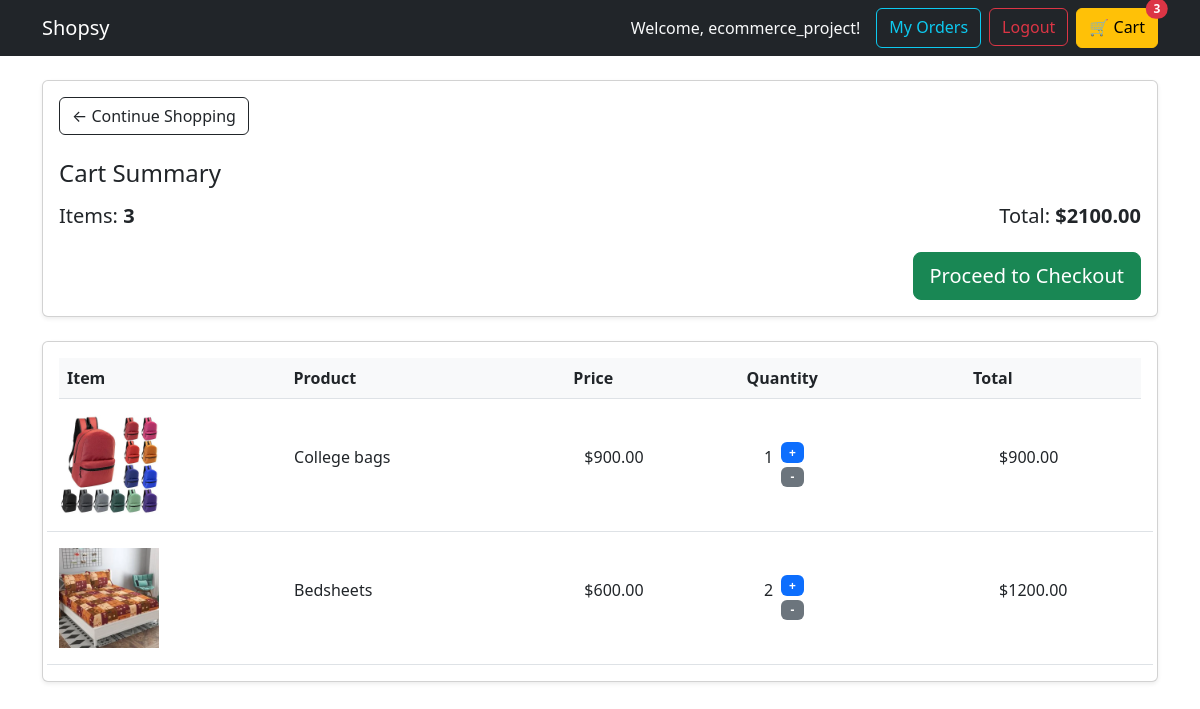
The app's page /register/cart/ (signed in), older data.
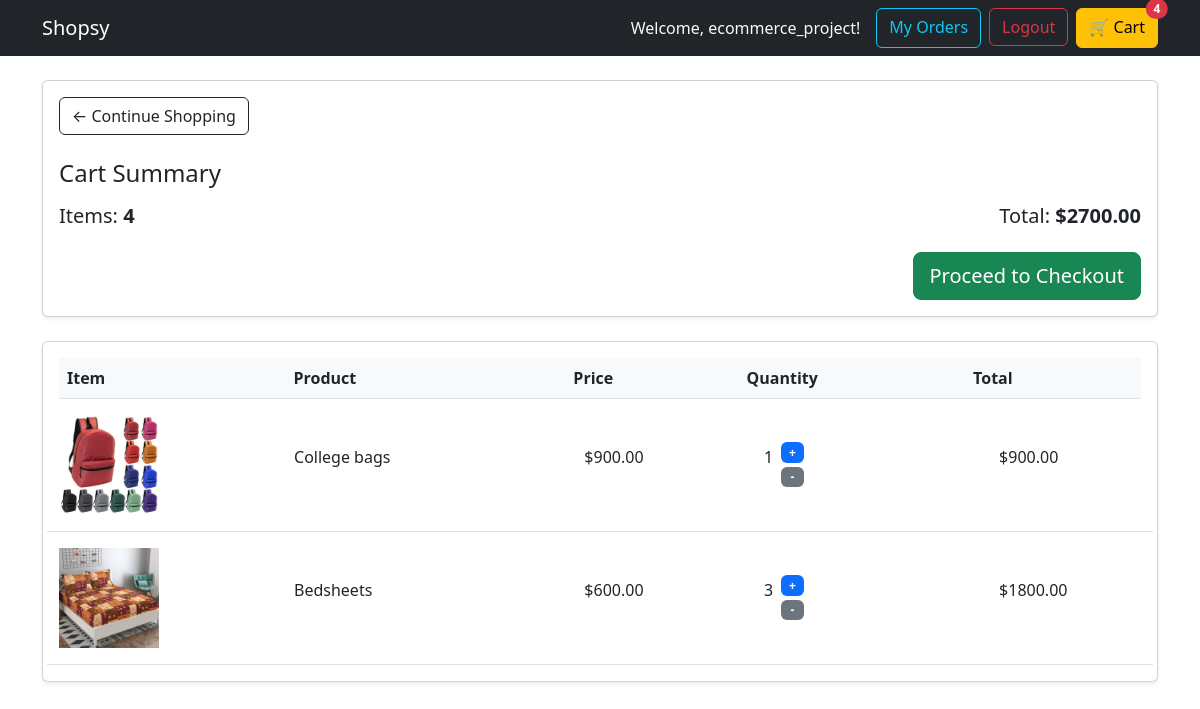
The same page, newer data.
### store/models.py (models this page shows, shortened)
class Order(models.Model):
    customer = models.ForeignKey(User, on_delete=models.SET_NULL, null=True, blank=True)
    date_ordered = models.DateTimeField(auto_now_add=True)
    complete = models.BooleanField(default=False) # False = Cart, True = Completed Order
    @property
    def get_cart_total(self):
        orderitems = self.orderitem_set.filter(product__isnull=False)
        return sum(item.get_total for item in orderitems)
    @property
    def get_cart_items(self):
        orderitems = self.orderitem_set.all()
        return sum(item.quantity for item in orderitems)

class OrderItem(models.Model):
    product = models.ForeignKey(Product, on_delete=models.SET_NULL, null=True)
    order = models.ForeignKey(Order, on_delete=models.SET_NULL, null=True)
    quantity = models.IntegerField(default=0, null=True, blank=True)
    date_added = models.DateTimeField(auto_now_add=True)
    @property
    def get_total(self):
        if self.product:  # ensure product exists
            return self.product.price * self.quantity
        return 0

class Product(models.Model):
    name = models.CharField(max_length=200)
    price = models.DecimalField(max_digits=7, decimal_places=2)
    description = models.TextField(blank=True, null=True)
    image = models.ImageField(upload_to='products/', blank=True, null=True)
    slug = models.SlugField(unique=True, null=True) # Used for clean URLs
    @property
    def imageURL(self):
        try:
            url = self.image.url
        except:
            url = ''
        return url

### store/views.py (the view)
# urls.py: path('cart/', views.cart, name="cart"),
def cart(request):
    data = cartData(request)
    context = {'items': data['items'], 'order': data['order'], 'cartItems': data['cartItems']}
    return render(request, 'store/cart.html', context)

### store/views.py (called while the page is built)
def cartData(request):
    if request.user.is_authenticated:
        customer = request.user
        order, created = Order.objects.get_or_create(customer=customer, complete=False)
        items = order.orderitem_set.all()
        cartItems = order.get_cart_items
    else:
        items = []
        order = {'get_cart_total': 0, 'get_cart_items': 0}
        cartItems = 0
    return {'cartItems': cartItems, 'order': order, 'items': items}

### store/templates/store/cart.html (shortened to what this page needs)
{% extends 'base.html' %}
{% load static %}
{% block content %}
<div class="row">
    <div class="col-lg-12">
        <div class="card shadow-sm mb-4">
            <div class="card-body">
                <a class="btn btn-outline-dark mb-4" href="{% url 'store' %}">&#x2190; Continue Shopping</a>
                <h4 class="mb-3">Cart Summary</h4>
                <div class="d-flex justify-content-between">
                    <h5>Items: <strong>{{ order.get_cart_items }}</strong></h5>
                    <h5>Total:<strong> ${{ order.get_cart_total|floatformat:2 }}</strong></h5>
                </div>
                <a href="{% url 'checkout' %}" class="btn btn-success btn-lg float-end mt-3">Proceed to Checkout</a>
            </div>
        </div>
        <div class="card shadow-sm">
            <div class="card-body">
                <div class="cart-row header p-2 bg-light border-bottom fw-bold">
                    <div style="width:20%">Item</div>
                    <div style="width:25%">Product</div>
                    <div style="width:15%">Price</div>
                    <div style="width:20%">Quantity</div>
                    <div style="width:15%">Total</div>
                </div>
                {% for item in items %}
                <div class="cart-row row align-items-center border-bottom py-3">
                    <div style="width:20%">
                        <img class="img-fluid" src="{{ item.product.imageURL }}" style="width: 100px;">
                    </div>
                    <div style="width:25%">
                        <p>{{ item.product.name }}</p>
                    </div>
                    <div style="width:15%">
                        <p>${{ item.product.price|floatformat:2 }}</p>
                    </div>
                    <div style="width:20%" class="d-flex align-items-center">
                        <p class="quantity me-2">{{ item.quantity }}</p>
                        <div class="quantity-controls d-flex flex-column">
                            <span data-product="{{ item.product.id }}" data-action="add" class="update-cart badge bg-primary mb-1" style="cursor:pointer;">+</span>
                            <span data-product="{{ item.product.id }}" data-action="remove" class="update-cart badge bg-secondary" style="cursor:pointer;">-</span>
                        </div>
                    </div>
                    <div style="width:15%">
                        <p>${{ item.get_total|floatformat:2 }}</p>
                    </div>
                </div>
                {% empty %}
                <p class="text-center p-3">Your cart is empty.</p>
                {% endfor %}
            </div>
        </div>
    </div>
</div>
{% endblock content %}

### store/templates/base.html (shortened to what this page needs)
{% load static %}
<!DOCTYPE html>
<html>
<head>
    <link href="https://cdn.jsdelivr.net/npm/bootstrap@5.3.3/dist/css/bootstrap.min.css" rel="stylesheet">
    <link rel="stylesheet" href="{% static 'store/auth.css' %}">
</head>
<body>
    <nav class="navbar navbar-expand-lg navbar-dark bg-dark">
      <div class="container-fluid container">
        <a class="navbar-brand" href="{% url 'store' %}">Shopsy</a>
        <div class="d-flex">
            {% if user.is_authenticated %}
                <span class="navbar-text me-3 text-light">Welcome, {{ user.username }}!</span>
                <a href="{% url 'order_history' %}" class="btn btn-outline-info me-2">My Orders</a>
                <form action="{% url 'logout' %}" method="post" style="display: inline;">
                    <button type="submit" class="btn btn-outline-danger me-2">Logout</button>
                </form>
            {% else %}
                <a href="{% url 'login' %}" class="btn btn-outline-success me-2">Login</a>
                <a href="{% url 'register' %}" class="btn btn-outline-light me-2">Register</a>
            {% endif %}
            <a href="{% url 'cart' %}" class="btn btn-warning position-relative">
                🛒 Cart
                <span id="cart-total" class="position-absolute top-0 start-100 translate-middle badge rounded-pill bg-danger">
                    {{ cartItems }}
                </span>
            </a>
        </div>
      </div>
    </nav>
    <div class="container mt-4">
        {% block content %}
        {% endblock content %}
    </div>
</body>
</html>

Row changes from the older to the newer data that the page shows:
changed through a linked row, Order: get_cart_items "3" → "4"; get_cart_total "2100.00" → "2700.00"
changed OrderItem "Bedsheets": quantity "2" → "3"; get_total "1200.00" → "1800.00"
Text that changed along with them:
{{ cartItems }}: "3" → "4"
